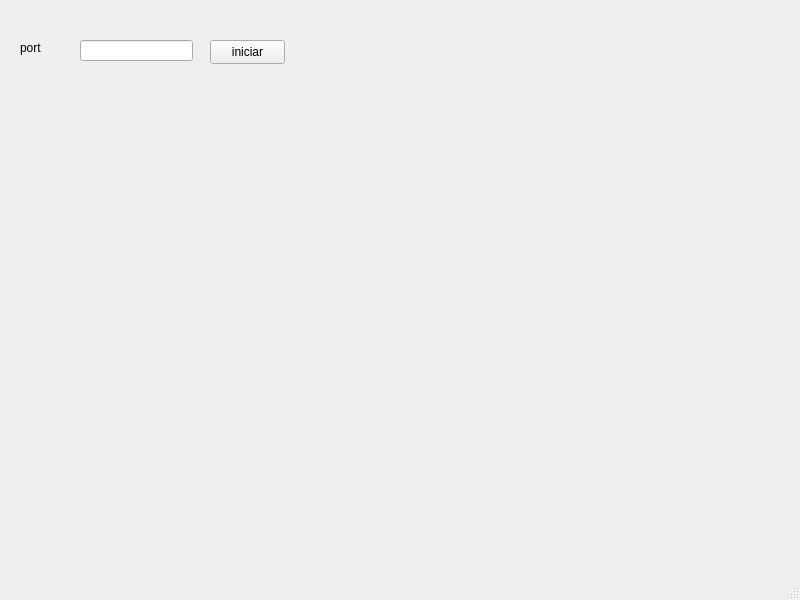
<?xml version="1.0" encoding="UTF-8"?>
<ui version="4.0">
 <class>MainWindow</class>
 <widget class="QMainWindow" name="MainWindow">
  <property name="geometry">
   <rect>
    <x>0</x>
    <y>0</y>
    <width>800</width>
    <height>600</height>
   </rect>
  </property>
  <property name="windowTitle">
   <string>MainWindow</string>
  </property>
  <widget class="QWidget" name="centralwidget">
   <widget class="QLineEdit" name="lineEdit_port">
    <property name="geometry">
     <rect>
      <x>80</x>
      <y>40</y>
      <width>113</width>
      <height>21</height>
     </rect>
    </property>
   </widget>
   <widget class="QLabel" name="label">
    <property name="geometry">
     <rect>
      <x>20</x>
      <y>40</y>
      <width>49</width>
      <height>16</height>
     </rect>
    </property>
    <property name="text">
     <string>port</string>
    </property>
   </widget>
   <widget class="QPushButton" name="pushButton_iniciar">
    <property name="geometry">
     <rect>
      <x>210</x>
      <y>40</y>
      <width>75</width>
      <height>24</height>
     </rect>
    </property>
    <property name="text">
     <string>iniciar</string>
    </property>
   </widget>
  </widget>
  <widget class="QMenuBar" name="menubar">
   <property name="geometry">
    <rect>
     <x>0</x>
     <y>0</y>
     <width>800</width>
     <height>22</height>
    </rect>
   </property>
  </widget>
  <widget class="QStatusBar" name="statusbar"/>
 </widget>
 <resources/>
 <connections/>
</ui>
